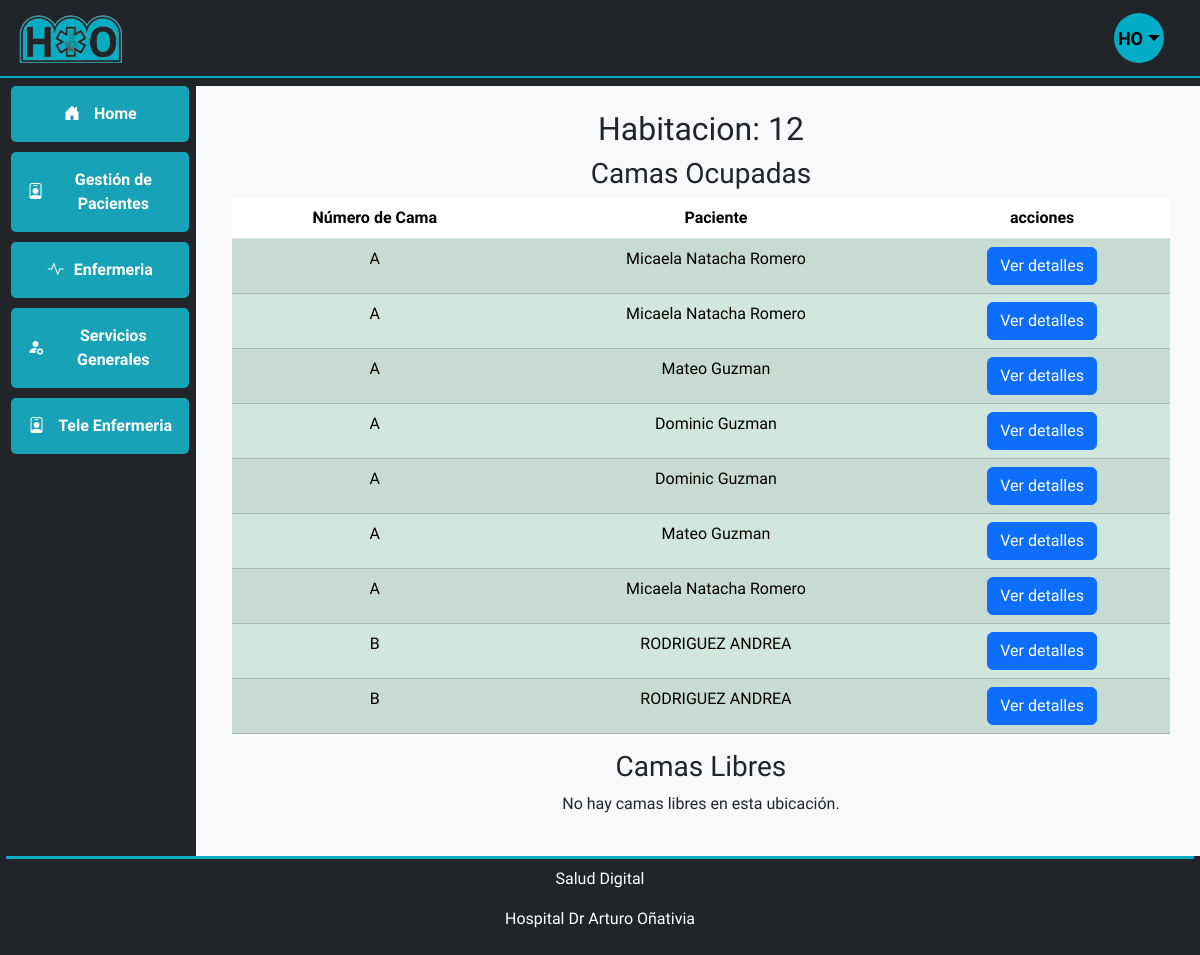
/ubicacion/1/, run on an earlier commit of the app's database.
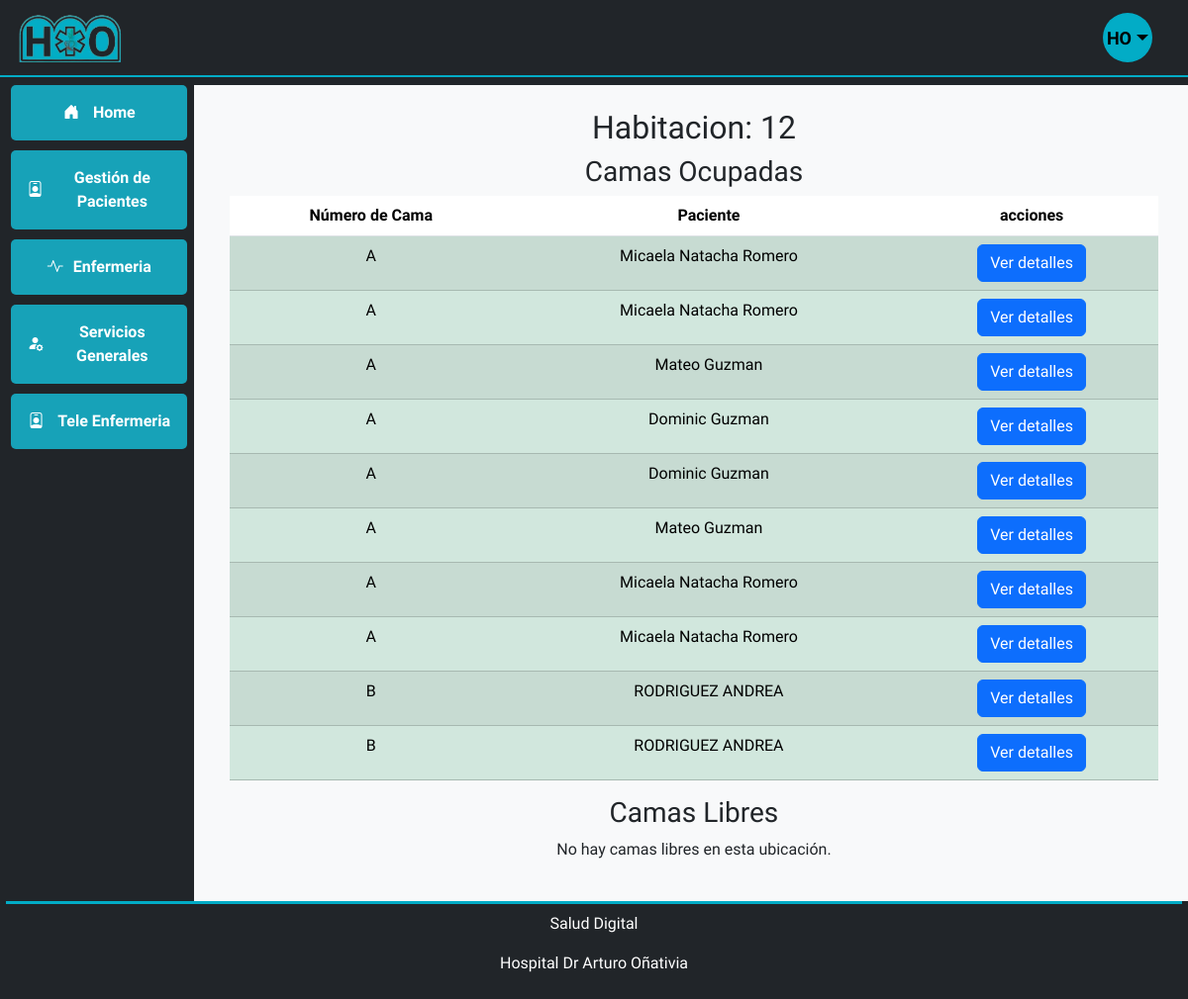
And on a later commit of the database.
### gestioncamas/models.py (models this page shows, shortened)
class Ubicacion(models.Model):
    TIPO_CHOICES = [("HABITACION", "Habitación"), ("AREA", "Área")]
    servicio = models.ForeignKey(Servicio, on_delete=models.CASCADE)
    nombre = models.CharField(max_length=100)
    tipo = models.CharField(choices=TIPO_CHOICES, max_length=10)
    capacidad = models.IntegerField()
    notas = models.TextField(blank=True)
    activo = models.BooleanField(default=True)
    created_at = models.DateTimeField(auto_now_add=True)
    updated_at = models.DateTimeField(auto_now=True)

class PacienteCama(models.Model):
    paciente = models.ForeignKey(
        Paciente, on_delete=models.SET_NULL, null=True, blank=True
    )
    cama = models.ForeignKey(Cama, on_delete=models.CASCADE)
    fecha_asignacion = models.DateTimeField(default=timezone.now)
    fecha_liberacion = models.DateTimeField(null=True, blank=True)

class Cama(models.Model):
    ESTADO_CHOICES = [
        ("LIBRE", "Libre"),
        ("OCUPADA", "Ocupada"),
        ("RESERVADA", "Reservada"),
        ("EN_REFACCION", "En Refacción"),
        ("FUERA_DE_SERVICIO", "Fuera de Servicio"),
    ]
    ubicacion = models.ForeignKey(Ubicacion, on_delete=models.CASCADE)
    numero = models.CharField(max_length=20)
    estado = models.CharField(choices=ESTADO_CHOICES, max_length=20)
    notas = models.TextField(blank=True)
    ultima_actualizacion = models.DateTimeField(auto_now=True)
    ultima_limpieza = models.DateTimeField(null=True, blank=True)
    activo = models.BooleanField(default=True)
    created_at = models.DateTimeField(auto_now_add=True)
    updated_at = models.DateTimeField(auto_now=True)

### pacientes/models.py (models this page shows, shortened)
class Paciente(models.Model):
    nombre_completo = models.CharField(max_length=255, null=True, blank=True)
    dni = models.CharField(max_length=15, unique=True)
    fecha_nacimiento = models.DateField()
    domicilio = models.CharField(max_length=255, null=True, blank=True)
    localidad = models.CharField(max_length=100, null=True, blank=True)
    telefono = models.CharField(max_length=20)
    obra_social = models.CharField(max_length=100, null=True, blank=True)
    fecha_ingreso = models.DateField(default=timezone.now)
    diagnostico = models.CharField(max_length=255, null=True, blank=True)
    causa_externa = models.CharField(max_length=255, null=True, blank=True)  # Solo para pediatría/guardia
    arm = models.BooleanField(default=False)  # Si necesita asistencia respiratoria
    tipo_egreso = models.CharField(max_length=50, null=True, blank=True)  # Alta, Derivado, etc.
    fecha_egreso = models.DateField(null=True, blank=True)
    nombre_tutor = models.CharField(max_length=255, null=True, blank=True)
    dni_tutor = models.CharField(max_length=15, null=True, blank=True)
    historia_clinica = models.CharField(max_length=50, null=True, blank=True)
    pases = models.CharField(max_length=255, null=True, blank=True)  # Detalle de los pases
    fecha_pase = models.DateField(null=True, blank=True)

### gestioncamas/views.py (the view)
def ubicacion_detalle(request, ubicacion_id):
    ubicacion = get_object_or_404(Ubicacion, id=ubicacion_id)
    camas = Cama.objects.filter(ubicacion=ubicacion)
    camas_con_paciente = PacienteCama.objects.filter(
        cama__in=camas, paciente__isnull=False
    )
    camas_libres = camas.filter(pacientecama__isnull=True)
    context = {
        "ubicacion": ubicacion,
        "camas_con_paciente": camas_con_paciente,
        "camas_libres": camas_libres,
    }
    return render(request, "gestioncamas/ubicacion_detalle.html", context)

### gestioncamas/templates/gestioncamas/ubicacion_detalle.html (shortened to what this page needs)
{% extends 'base.html' %}  {% block main_content %}
<div class="container">
  <h2>Habitacion: {{ ubicacion.nombre }}</h2>
  <h3>Camas Ocupadas</h3>
  {% if camas_con_paciente %}
  <table class="table table-striped">
    <thead>
      <tr>
        <th>Número de Cama</th>
        <th>Paciente</th>
        <th>acciones</th>
      </tr>
    </thead>
    <tbody>
      {% for paciente_camma in camas_con_paciente %}
      <tr class="table-success">
        <td>{{ paciente_camma.cama.numero }}</td>
        <td>{{ paciente_camma.paciente.nombre_completo }}</td>
        <td>
          <a href="{% url 'Pacientes' paciente_cama.paciente.id %}" class="btn btn-primary">Ver detalles</a>
        </td>
      </tr>
      {% endfor %}
    </tbody>
  </table>
  {% else %}
  <p>No hay camas ocupadas en esta ubicación.</p>
  {% endif %}
  <h3>Camas Libres</h3>
  {% if camas_libres %}
  <table class="table table-striped">
    <thead>
      <tr>
        <th>Número de Cama</th>
        <th>Estado</th>
      </tr>
    </thead>
    <tbody>
      {% for cama in camas_libres %}
      <tr class="table-warning">
        <td>{{ cama.numero }}</td>
        <td>{{ cama.estado }}</td>
      </tr>
      {% endfor %}
    </tbody>
  </table>
  {% else %}
  <p>No hay camas libres en esta ubicación.</p>
  {% endif %}
</div>
{% endblock %}

### templates/base.html (shortened to what this page needs)
{% load static %}
<!DOCTYPE html>
<html lang="en">
  <head>
    <link
      href="https://cdn.jsdelivr.net/npm/bootstrap@5.3.3/dist/css/bootstrap.min.css"
      rel="stylesheet"
    />
    <link
      rel="stylesheet"
      href="https://cdn.jsdelivr.net/npm/bootstrap-icons@1.11.3/font/bootstrap-icons.min.css"
    />
    <link rel="stylesheet" href="{% static 'css/style.css' %}" />
  </head>
  <body class="bg-dark">
    <nav
      class="navbar navbar-dark bg-dark navbar-expand-lg fixed-top custom-border-bottom mr-1"
    >
      <div class="container-fluid">
        <a class="navbar-brand" href="#"
          ><img
            src="{% static 'imagenes/icono.png' %}"
            alt=""
            size="100"
            height="50"
        /></a>
        <div
          class="offcanvas offcanvas-end text-bg-dark"
          tabindex="-1"
          id="offcanvasDarkNavbar"
          aria-labelledby="offcanvasDarkNavbarLabel"
        >
          <div class="offcanvas-body">
            <ul class="navbar-nav justify-content-end flex-grow-1 pe-3">
                <li class="nav-item mx-lg-2 d-lg-block d-none ms-auto" style="list-style: none;">
                    <div class="dropdown">
                        <div class="user-circle dropdown-toggle" type="button" data-bs-toggle="dropdown" aria-expanded="false">
                          <span id="userInitials" class="user-initials">
                            {% if user.is_authenticated %}
                                {{ user.name|slice:":1" }}{{ user.lastname|slice:":1" }}
                            {% else %}
                                HO
                            {% endif %}
                        </span>
                        </div>
                    </div>
                </li>
            </ul>
          </div>
        </div>
      </div>
    </nav>
    <main class="main-content">
      <div class="row max-expanded-width mg-auto flex-grow">
        <div
          class="menu col-sm-3 col-lg-2 bg-dark d-none d-lg-block text-center align-items-center"
        >
          <div class="box align-items-center justify-content-center">
            <a
              href="{% url 'gestioncamas:dashboard' %}"
              class="text-decoration-none text-white w-100"
            >
              <i class="bi bi-house-door-fill"></i> Home
            </a>
          </div>
          <div
            class="box align-items-center justify-content-center"
            id="Servicios"
            onclick="submenu('subServicios')"
          >
            <i class="bi bi-person-badge"></i> Gestión de Pacientes
          </div>
          <div
            class="box align-items-center justify-content-center w-100"
            id="Enfermeria"
            onclick="submenu('subEnfermeria')"
          >
            <i class="bi bi-activity"></i> Enfermeria
          </div>
          <div
            class="box align-items-center justify-content-center w-100"
            id="serviciosGenerales"
            onclick="submenu('subServiciosGenerales')"
          >
            <i class="bi bi-person-fill-gear"></i> Servicios Generales
          </div>
          <div class="box align-items-center justify-content-center w-100">
            <a href="" class="text-decoration-none text-white">
              <i class="bi bi-person-badge"></i> Tele Enfermeria
            </a>
          </div>
        </div>
        <div
          class="contenido-principal col-m-12 col-lg-10 bg-light align-items-center"
        >
          <div class="row max-expanded-width mg-auto flex-grow text-center">
            <div class="container p-4">
              {% block main_content %} {% endblock %}
            </div>
          </div>
        </div>
      </div>
    </main>
    <footer class="bg-dark text-center">
      <div class="text-white">
        <p>Salud Digital</p>
        <p>Hospital Dr Arturo Oñativia</p>
      </div>
    </footer>
  </body>
</html>

### static/css/style.css (style rules this page uses)
html, body { height: 100%; margin: 0.2rem; font-family: "Roboto Condensed", sans-serif; }
body { display: flex; flex-direction: column; }
main { flex-grow: 1; display: flex; flex-direction: column; }
.row.max-expanded-width { flex-grow: 1; display: flex; }
.col-sm-3, .col-lg-2 { height: 100%; }
.box { width: 100%; padding: 1rem; background-color: #17a2b8; color: white; margin-left: 5px; border-radius: 5px; margin-bottom: 10px; font-size: 1rem; font-weight: 600; text-align: center; cursor: pointer; display: flex; align-items: center; justify-content: center; transition: background-color 0.3s ease; }
.box i { margin-right: 10px; }
footer { padding: 0.5rem; margin: 0; border-top: solid 3px #02ACC6; }
.main-content { margin-top: 5rem; }
.custom-border-bottom { border-bottom: 2px solid #02ACC6; }
.user-circle { width: 50px; height: 50px; border-radius: 50%; background-color: #02ACC6; display: flex; justify-content: center; align-items: center; font-size: 20px; color: black; font-weight: bold; cursor: pointer; }
.user-initials { text-transform: uppercase; font-size: 18px; }

What changed in the data, as far as the page shows it:
added PacienteCama: cama.numero "A", paciente.nombre_completo "Micaela Natacha Romero"
